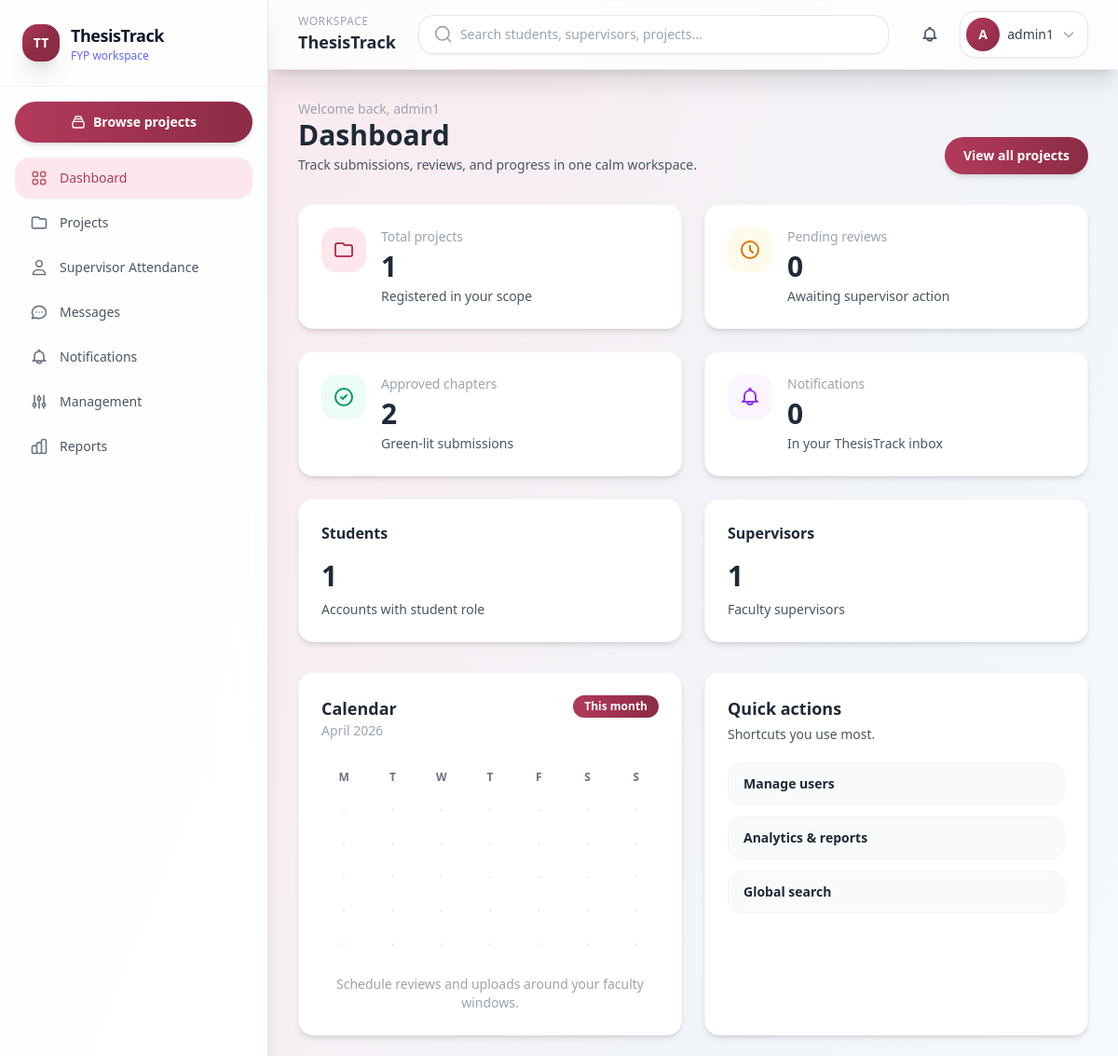
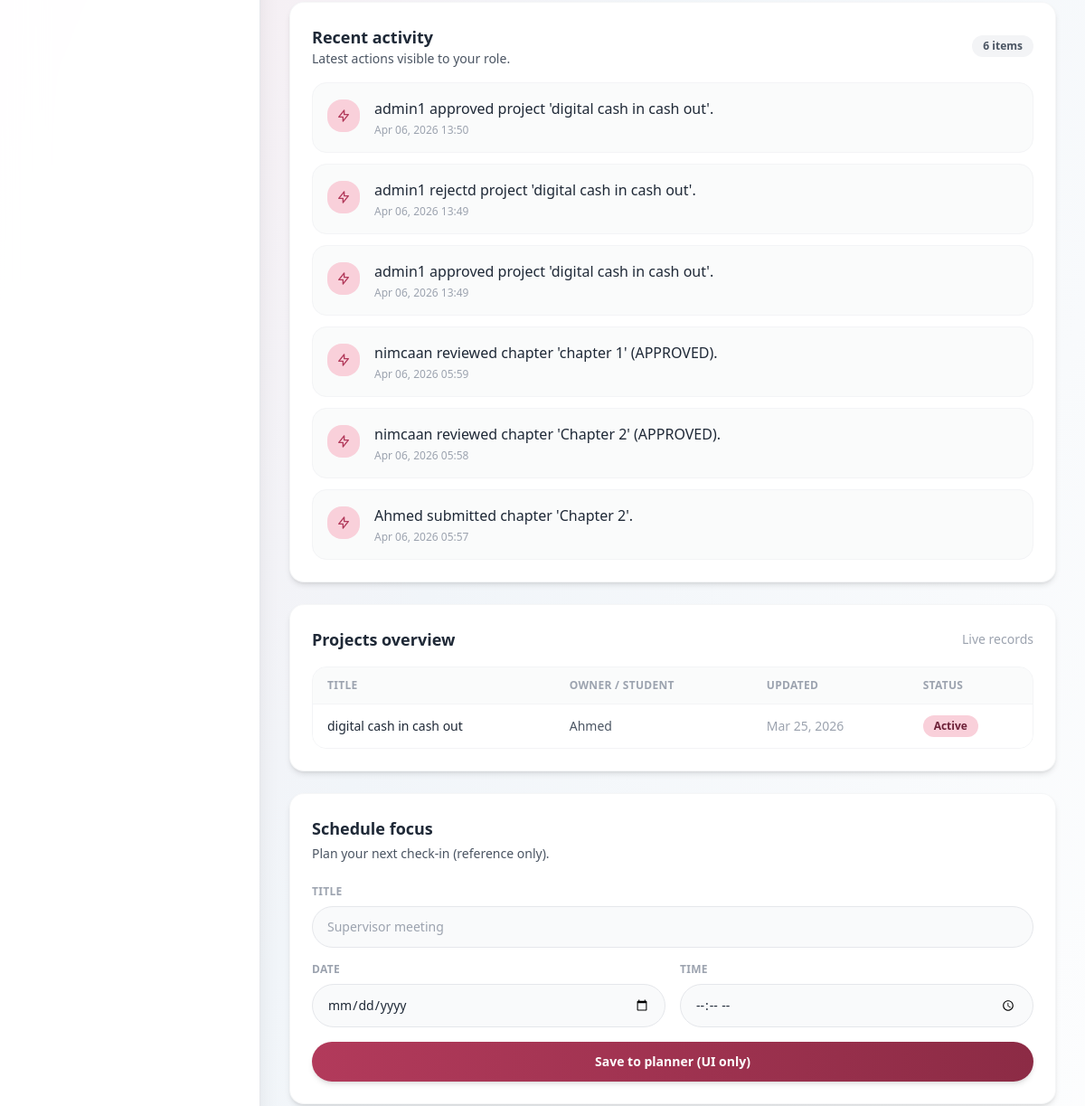
Page /dashboard/ (signed in, upper part) on the earlier database version (2 pictures, top to bottom).
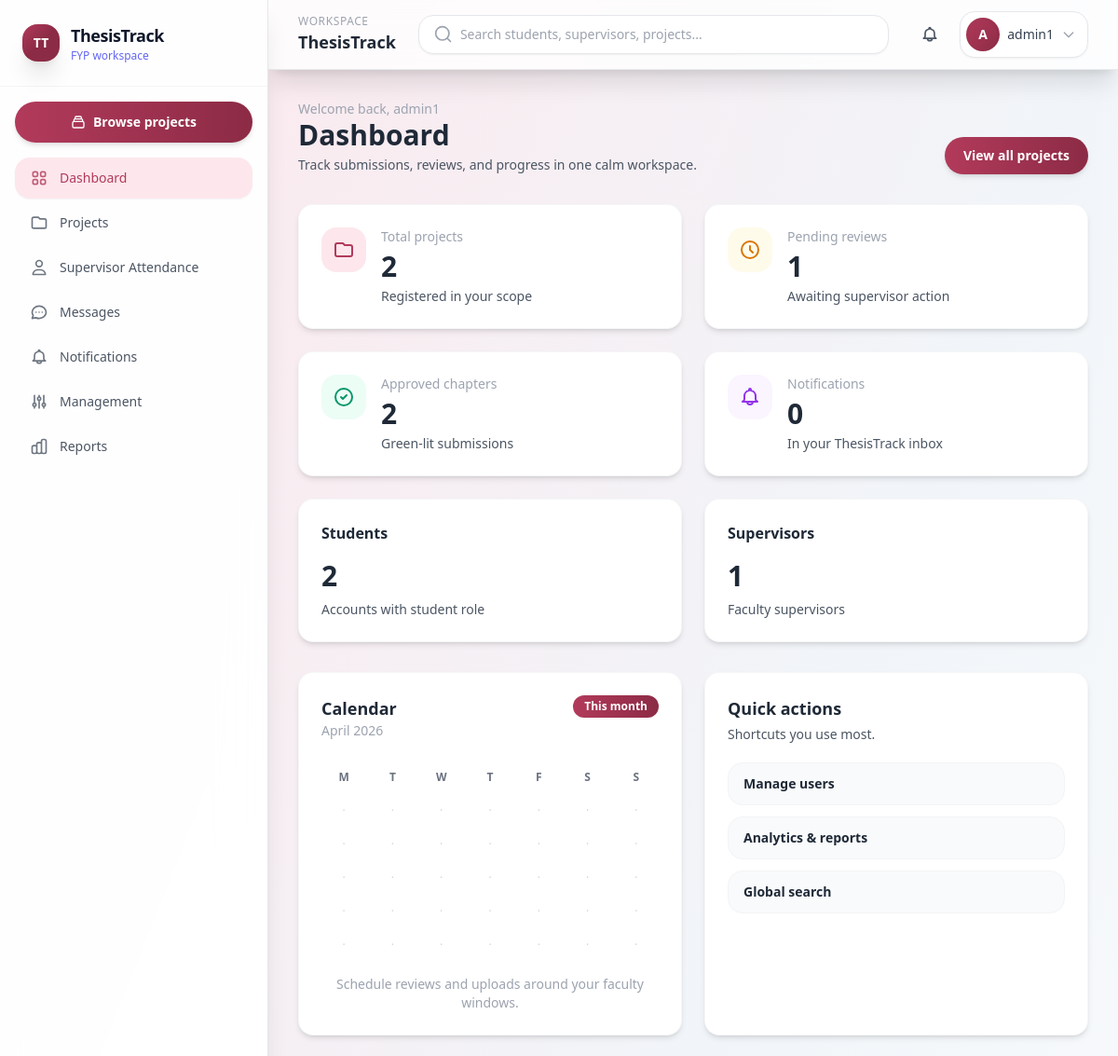
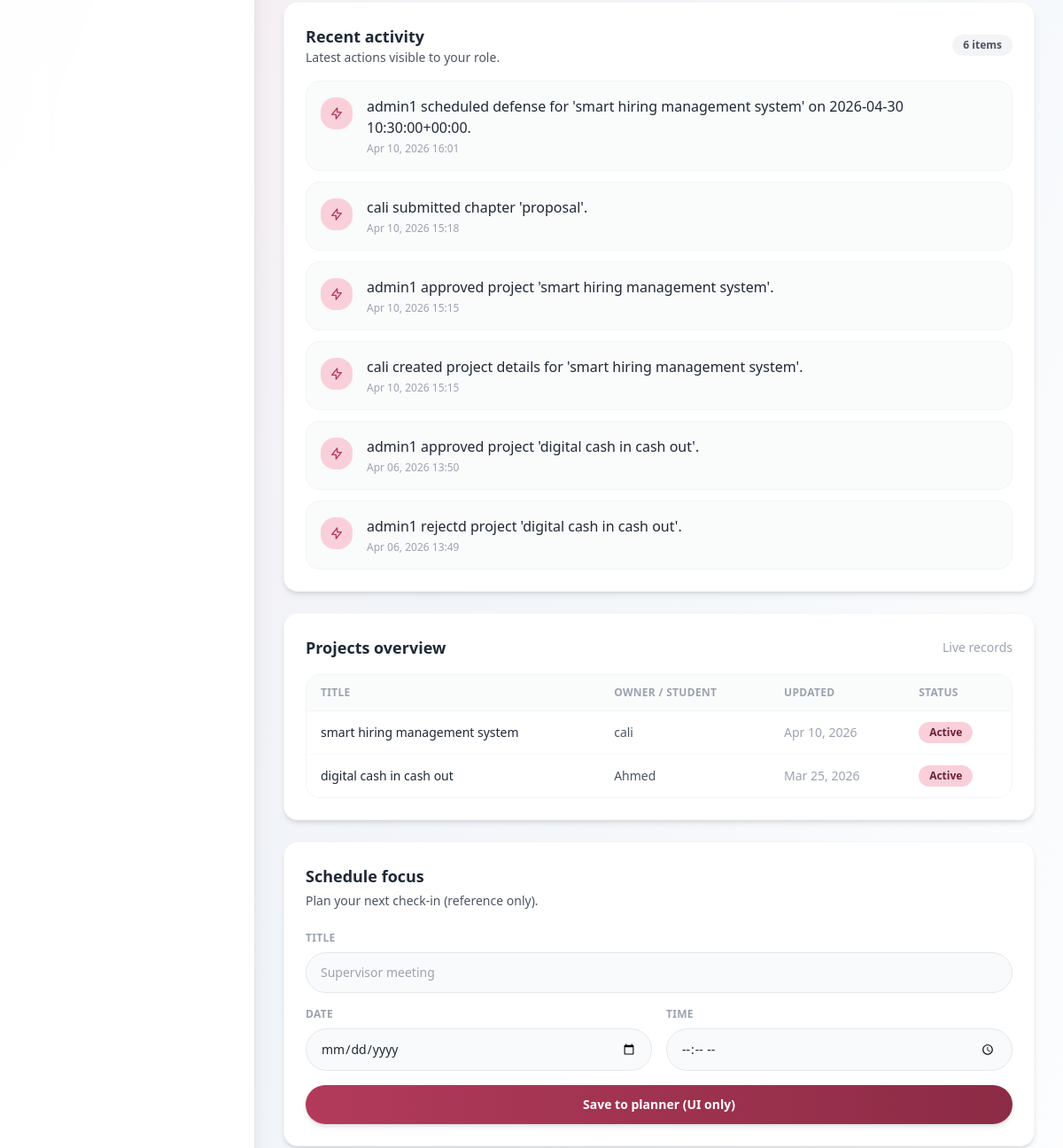
Same page on the later database version (2 pictures, top to bottom).
### projects/models.py (models this page shows, shortened)
class ActivityLog(models.Model):
    user = models.ForeignKey(
        settings.AUTH_USER_MODEL,
        null=True,
        blank=True,
        on_delete=models.SET_NULL,
        related_name="activity_logs",
    )
    project = models.ForeignKey(
        Project,
        null=True,
        blank=True,
        on_delete=models.SET_NULL,
        related_name="activity_logs",
    )
    message = models.CharField(max_length=255)
    created_at = models.DateTimeField(auto_now_add=True)
    class Meta:
        ordering = ["-created_at"]

class Project(models.Model):
    class Status(models.TextChoices):
        PENDING = "PENDING", "Pending"
        APPROVED = "APPROVED", "Approved"
        REJECTED = "REJECTED", "Rejected"
    student = models.OneToOneField(
        settings.AUTH_USER_MODEL,
        on_delete=models.CASCADE,
        related_name="project",
        limit_choices_to={"role": "STUDENT"},
    )
    project_title = models.CharField(max_length=255, blank=True, default="", help_text="Title of the final year project")
    description = models.TextField(blank=True, default="", help_text="Detailed description of the project")
    leader = models.ForeignKey(
        settings.AUTH_USER_MODEL,
        on_delete=models.CASCADE,
        related_name="led_projects",
        limit_choices_to={"role": "STUDENT"},
        help_text="Project leader (can be different from the submitting student)"
    )
    status = models.CharField(
        max_length=20,
        choices=Status.choices,
        default=Status.PENDING,
    )
    defense_date = models.DateTimeField(null=True, blank=True, help_text="Scheduled date and time for project defense")
    created_at = models.DateTimeField(auto_now_add=True)
    updated_at = models.DateTimeField(auto_now=True)

### users/models.py (models this page shows, shortened)
class User(AbstractUser):
    class Role(models.TextChoices):
        ADMIN = "ADMIN", "Admin"
        SUPERVISOR = "SUPERVISOR", "Supervisor"
        STUDENT = "STUDENT", "Student"
    role = models.CharField(
        max_length=20,
        choices=Role.choices,
        default=Role.STUDENT,
    )

### users/views.py (the view, shortened to what this page needs)
# urls.py: path("dashboard/", DashboardView.as_view(), name="dashboard"),
class DashboardView(LoginRequiredMixin, TemplateView):
    template_name = "users/dashboard.html"
    def get_context_data(self, **kwargs):
        context = super().get_context_data(**kwargs)
        user = self.request.user
        if user.role == User.Role.ADMIN:
            chapters = Chapter.objects.all()
            context.update(
                {
                    "total_students": User.objects.filter(role=User.Role.STUDENT).count(),
                    "total_supervisors": User.objects.filter(role=User.Role.SUPERVISOR).count(),
                    "total_projects": Project.objects.count(),
                    "pending_reviews": chapters.filter(status=Chapter.Status.PENDING).count(),
                    "approved_chapters": chapters.filter(status=Chapter.Status.APPROVED).count(),
                    "notifications_count": user.notifications.count(),
                    "recent_projects": Project.objects.select_related("student").order_by("-updated_at")[:5],
                    "recent_activities": ActivityLog.objects.select_related("user", "project").order_by("-created_at")[:6],
                }
            )
        context["unread_notifications"] = user.notifications.filter(is_read=False)[:8]
        context["notifications"] = user.notifications.all()[:20]
        return context

### users/context_processors.py (called while the page is built)
def unread_notification_count(request):
    user = getattr(request, "user", None)
    if not user or not user.is_authenticated:
        return {"unread_notification_count": 0}
    from projects.models import Notification
    return {
        "unread_notification_count": Notification.objects.filter(user=user, is_read=False).count()
        if user.role in {User.Role.ADMIN, User.Role.SUPERVISOR, User.Role.STUDENT}
        else 0
    }

def unread_notification_preview(request):
    user = getattr(request, "user", None)
    if not user or not user.is_authenticated:
        return {"unread_notifications_nav": []}
    unread_qs = Notification.objects.filter(user=user, is_read=False).order_by("-created_at")[:5]
    return {"unread_notifications_nav": unread_qs}

### templates/users/dashboard.html (shortened to what the changed rows need)
{% extends "base.html" %}
{% block content %}
<div class="mb-8 flex flex-col gap-2 sm:flex-row sm:items-end sm:justify-between">
    <div>
        <h2 class="text-2xl font-semibold text-gray-800 sm:text-3xl">Dashboard</h2>
    </div>
</div>
<div class="grid gap-6 sm:grid-cols-2 xl:grid-cols-4">
    <div class="flex gap-4 rounded-2xl border border-gray-100/80 bg-white p-6 shadow-md transition-all duration-200 hover:shadow-xl">
        <div class="min-w-0">
            <p class="text-sm font-medium text-gray-400">Total projects</p>
            <p class="mt-1 text-3xl font-semibold tabular-nums text-gray-800">{{ total_projects|default:0 }}</p>
            <p class="mt-1 text-sm text-gray-600">Registered in your scope</p>
        </div>
    </div>
    <div class="flex gap-4 rounded-2xl border border-gray-100/80 bg-white p-6 shadow-md transition-all duration-200 hover:shadow-xl">
        <div class="min-w-0">
            <p class="text-sm font-medium text-gray-400">Pending reviews</p>
            <p class="mt-1 text-3xl font-semibold tabular-nums text-gray-800">{{ pending_reviews|default:0 }}</p>
            <p class="mt-1 text-sm text-gray-600">Awaiting supervisor action</p>
        </div>
    </div>
</div>
{% if user.role == "ADMIN" %}
<div class="mt-6 grid gap-6 sm:grid-cols-2">
    {% include "components/card.html" with card_title="Students" card_value=total_students card_hint="Accounts with student role" show_value=1 only %}
    {% include "components/card.html" with card_title="Supervisors" card_value=total_supervisors card_hint="Faculty supervisors" show_value=1 only %}
</div>
{% endif %}
<div class="mt-8 grid gap-6 xl:grid-cols-[1.4fr_1fr]">
    <div class="space-y-6">
        <div class="grid gap-6 lg:grid-cols-2">
            <div class="rounded-2xl border border-gray-100/80 bg-white p-6 shadow-md transition-all duration-200 hover:shadow-xl">
                <div class="mt-6 grid grid-cols-7 gap-1 text-center text-xs text-gray-400">
                    <span class="py-2 font-semibold text-gray-500">M</span><span class="py-2 font-semibold text-gray-500">T</span><span class="py-2 font-semibold text-gray-500">W</span><span class="py-2 font-semibold text-gray-500">T</span><span class="py-2 font-semibold text-gray-500">F</span><span class="py-2 font-semibold text-gray-500">S</span><span class="py-2 font-semibold text-gray-500">S</span>
                    {% for _ in "12345678901234567890123456789012345" %}
                    <span class="rounded-xl py-2 text-gray-300">·</span>
                    {% endfor %}
                </div>
            </div>
        </div>
        <div class="rounded-2xl border border-gray-100/80 bg-white p-6 shadow-md transition-all duration-200 hover:shadow-xl">
            <ul class="space-y-3">
                {% if recent_activities %}
                    {% for activity in recent_activities %}
                        <li class="flex gap-4 rounded-2xl border border-gray-100 bg-gray-50/80 p-4 transition-all duration-200 hover:border-indigo-100 hover:bg-white hover:shadow-md">
                            <span class="mt-0.5 flex h-9 w-9 shrink-0 items-center justify-center rounded-2xl bg-indigo-100 text-indigo-600">
                                <svg class="h-4 w-4" fill="none" stroke="currentColor" viewBox="0 0 24 24"><path stroke-linecap="round" stroke-linejoin="round" stroke-width="2" d="M13 10V3L4 14h7v7l9-11h-7z"/></svg>
                            </span>
                            <div class="min-w-0 flex-1">
                                <p class="font-medium text-gray-800">{{ activity.message }}</p>
                                <p class="mt-1 text-xs text-gray-400">{{ activity.created_at|date:"M d, Y H:i" }}</p>
                            </div>
                        </li>
                    {% endfor %}
                {% else %}
                    <li class="rounded-2xl border border-dashed border-gray-200 px-4 py-10 text-center text-sm text-gray-400">No activity recorded yet.</li>
                {% endif %}
            </ul>
        </div>
        <div class="rounded-2xl border border-gray-100/80 bg-white p-6 shadow-md transition-all duration-200 hover:shadow-xl">
            <div class="overflow-x-auto rounded-2xl border border-gray-100">
                <table class="min-w-full divide-y divide-gray-100 text-sm">
                    <thead class="bg-gray-50/80 text-left text-xs font-semibold uppercase tracking-wide text-gray-400">
                        <tr>
                            <th class="px-4 py-3">Title</th>
                            <th class="px-4 py-3">Owner / student</th>
                            <th class="px-4 py-3">Updated</th>
                            <th class="px-4 py-3">Status</th>
                        </tr>
                    </thead>
                    <tbody class="divide-y divide-gray-50 bg-white text-gray-600">
                        {% if user.role == "ADMIN" %}
                            {% for project in recent_projects %}
                                <tr class="transition-colors duration-200 hover:bg-indigo-50/40">
                                    <td class="px-4 py-3 font-medium text-gray-800">{{ project.project_title|default:"—" }}</td>
                                    <td class="px-4 py-3">{{ project.student.username }}</td>
                                    <td class="px-4 py-3 text-gray-400">{{ project.updated_at|date:"M d, Y" }}</td>
                                    <td class="px-4 py-3">
                                        {% if project.status == "Pending" %}
                                            <span class="inline-flex rounded-full bg-amber-100 px-3 py-1 text-xs font-semibold text-amber-800">Pending</span>
                                        {% elif project.status == "Approved" %}
                                            <span class="inline-flex rounded-full bg-emerald-100 px-3 py-1 text-xs font-semibold text-emerald-800">Approved</span>
                                        {% else %}
                                            <span class="inline-flex rounded-full bg-indigo-100 px-3 py-1 text-xs font-semibold text-indigo-800">Active</span>
                                        {% endif %}
                                    </td>
                                </tr>
                            {% empty %}
                                <tr><td colspan="4" class="px-4 py-8 text-center text-gray-400">No projects to show.</td></tr>
                            {% endfor %}
                        {% endif %}
                    </tbody>
                </table>
            </div>
        </div>
    </div>
</div>
{% endblock %}

Differences in the rows shown:
no longer on this page (row unchanged): ActivityLog: message "admin1 approved project 'digital cash in cash out'.", created_at "Apr 06, 2026 13:49"
no longer on this page (row unchanged): ActivityLog: message "nimcaan reviewed chapter 'chapter 1' (APPROVED).", created_at "Apr 06, 2026 05:59"
no longer on this page (row unchanged): ActivityLog: message "nimcaan reviewed chapter 'Chapter 2' (APPROVED).", created_at "Apr 06, 2026 05:58"
no longer on this page (row unchanged): ActivityLog: message "Ahmed submitted chapter 'Chapter 2'.", created_at "Apr 06, 2026 05:57"
added ActivityLog: message "admin1 scheduled defense for 'smart hiring management system' on 2026-04-30 10:30:00+00:00.", created_at "Apr 10, 2026 16:01"
added ActivityLog: message "cali submitted chapter 'proposal'.", created_at "Apr 10, 2026 15:18"
added ActivityLog: message "admin1 approved project 'smart hiring management system'.", created_at "Apr 10, 2026 15:15"
added ActivityLog: message "cali created project details for 'smart hiring management system'.", created_at "Apr 10, 2026 15:15"
added Project: project_title "smart hiring management system", student.username "cali", updated_at "Apr 10, 2026", status "Active"
Other differences:
{{ total_projects|default:0 }}: "1" → "2"
{{ pending_reviews|default:0 }}: "0" → "1"
{{ card_value }}: "1 1" → "2 1"
